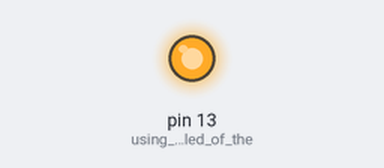
A sketch run on a simulated Arduino Uno, built with avr-gcc and run on an emulated ATmega328P. On the bench: output pins drawn as LEDs (lit = HIGH).

Above: at 1.0 s.
At 3.0 s:
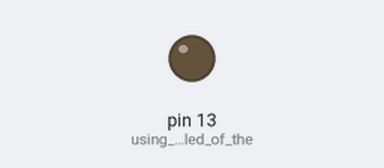
Timing chart, 0 to 5.2 s (numbered marks = the images above):
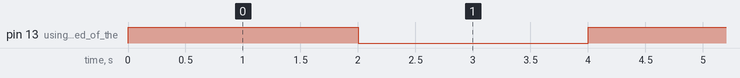

The sketch:

Hardware-day-2.ino
```cpp
void setup() {
  pinMode(LED_BUILTIN, OUTPUT); //using built in led of the board
}

void loop() {
  digitalWrite(LED_BUILTIN, HIGH); //on-1
  delay(2000);
  digitalWrite(LED_BUILTIN, LOW); //off-1
  delay(2000);
  digitalWrite(LED_BUILTIN, HIGH); //on-2
  delay(2000);
  digitalWrite(LED_BUILTIN, LOW); //off-2
  delay(2000);
  digitalWrite(LED_BUILTIN, HIGH); //on-3
  delay(2000);
  digitalWrite(LED_BUILTIN, LOW); //off-3
  delay(2000);
  digitalWrite(LED_BUILTIN, HIGH); //on-4
  delay(2000);
  digitalWrite(LED_BUILTIN, LOW); //off-4
  delay(2000);
  digitalWrite(LED_BUILTIN, HIGH); //on-5
  delay(2000);
  digitalWrite(LED_BUILTIN, LOW); //off-5
  delay(2000);

}
```

Measured:
- by itself, pin 13 (using_built_in_led_of_the): alternates HIGH for 2.0 s and LOW for 2.0 s
